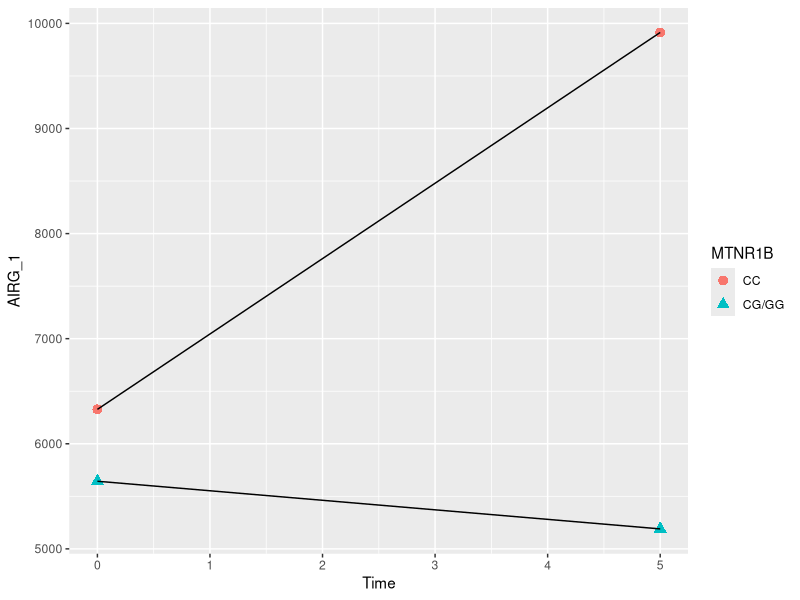
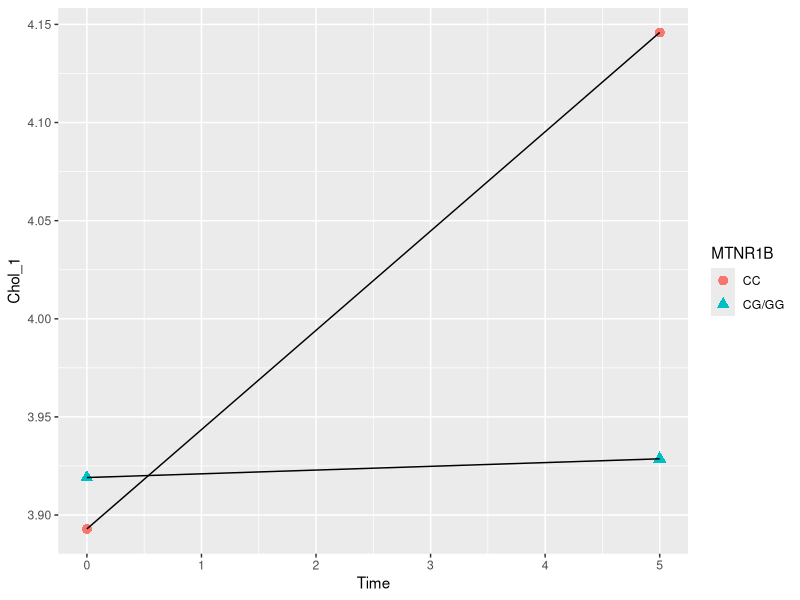
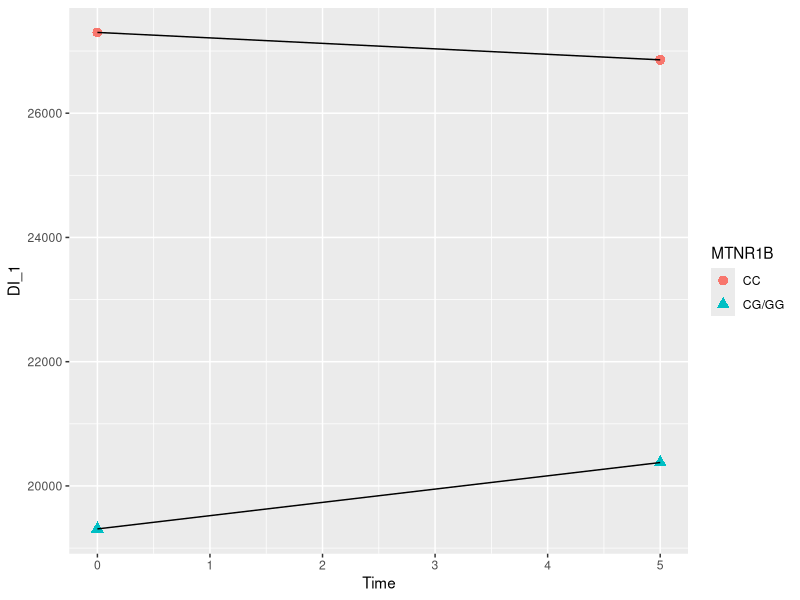
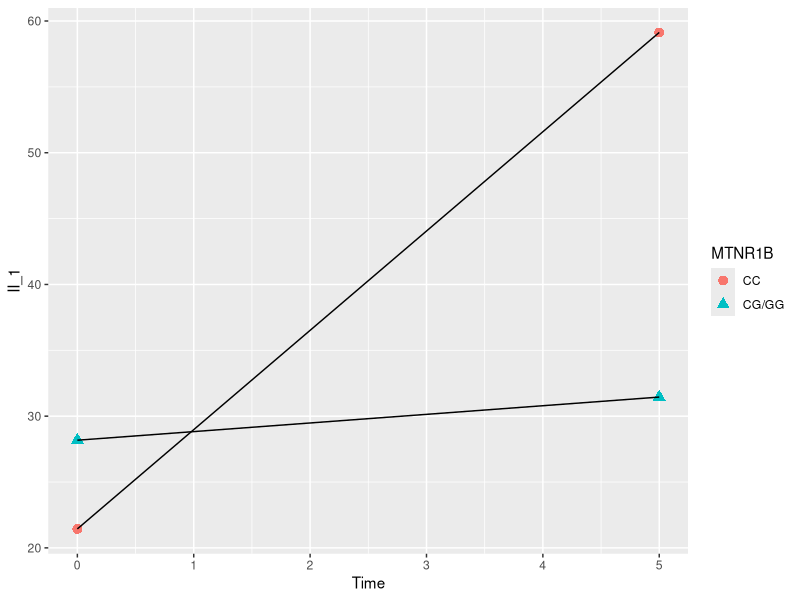
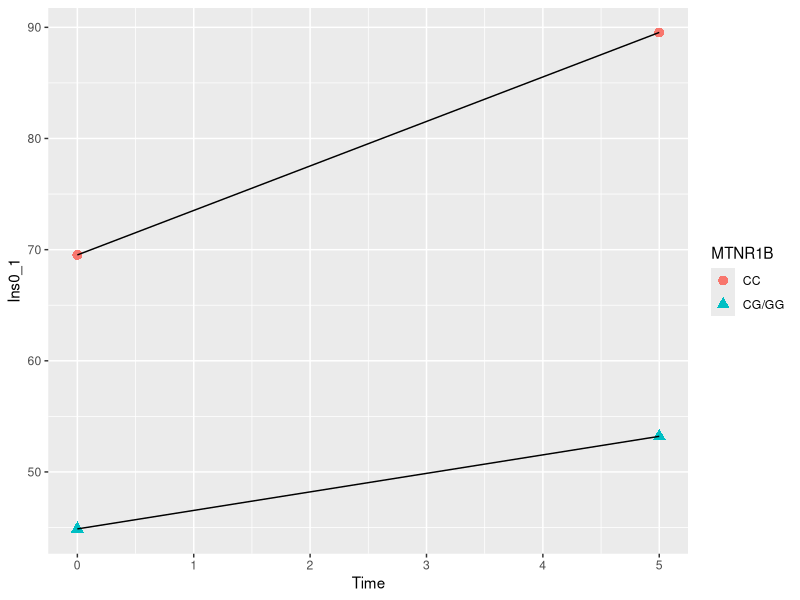
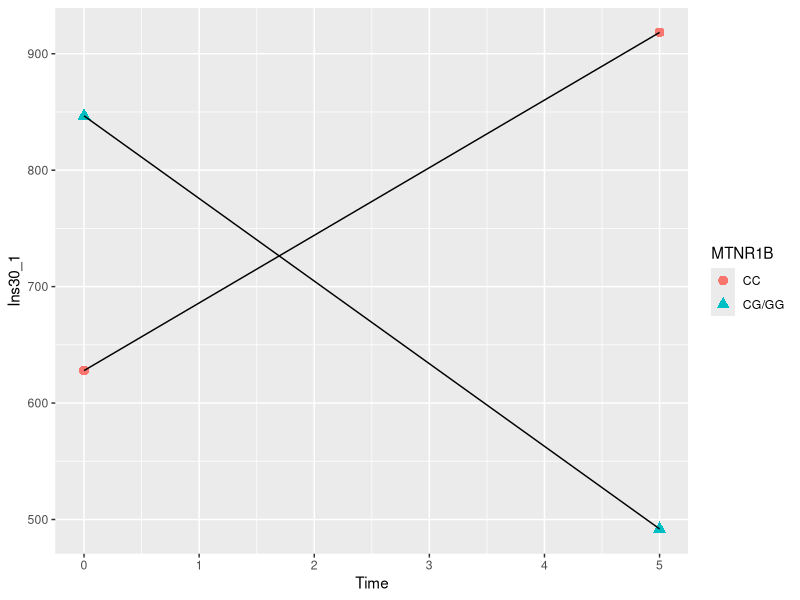
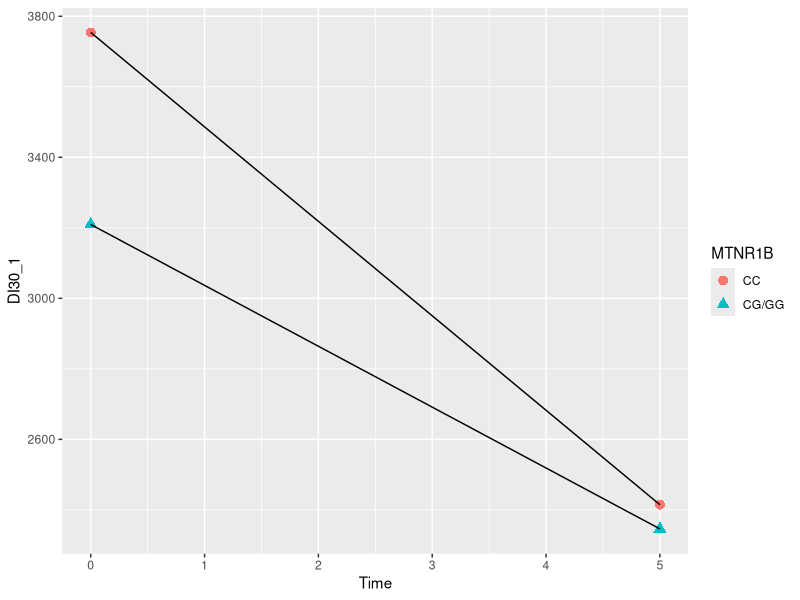
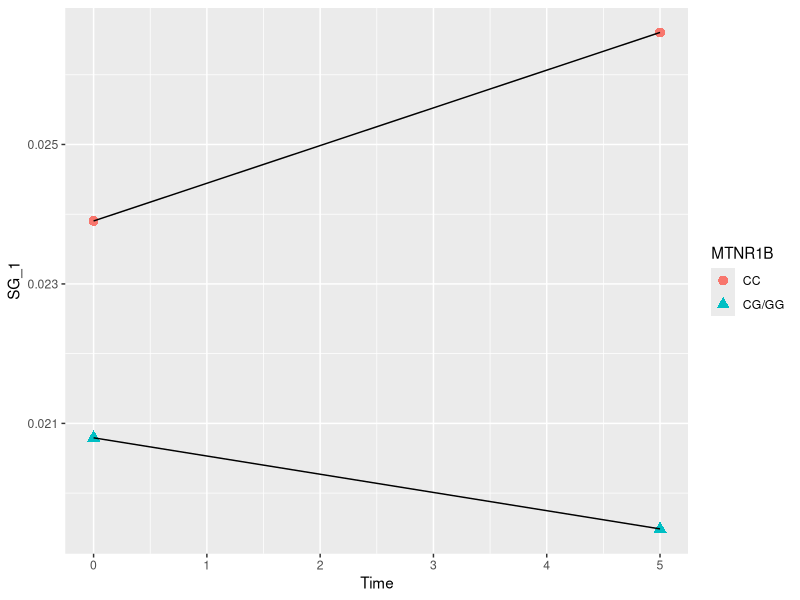

These charts were generated, in order, by the following R code:
## ---- chunk 1
library(tidyverse)
library(dplyr)
## ---- chunk 2
MM<-read.csv("MTNR1B_plot.csv")
CC<-read.csv("CDKAL1_plot.csv")
## ---- chunk 3
M_AIRG_1<-MM %>%
  ggplot(aes(Time,AIRG_1)) +
  geom_point(aes(shape = MTNR1B, color = MTNR1B), size = 3) + 
  geom_line(aes(group = MTNR1B))
## ---- chunk 4
M_Chol_1<-MM %>%
  ggplot(aes(Time,Chol_1)) +
  geom_point(aes(shape = MTNR1B, color = MTNR1B), size = 3) + 
  geom_line(aes(group = MTNR1B))
## ---- chunk 5
M_DI_1<-MM %>%
  ggplot(aes(Time,DI_1)) +
  geom_point(aes(shape = MTNR1B, color = MTNR1B), size = 3) + 
  geom_line(aes(group = MTNR1B))
## ---- chunk 6
M_II_1<-MM %>%
  ggplot(aes(Time,II_1)) +
  geom_point(aes(shape = MTNR1B, color = MTNR1B), size = 3) + 
  geom_line(aes(group = MTNR1B))
## ---- chunk 7
M_Ins0_1<-MM %>%
  ggplot(aes(Time,Ins0_1)) +
  geom_point(aes(shape = MTNR1B, color = MTNR1B), size = 3) + 
  geom_line(aes(group = MTNR1B))
## ---- chunk 8
M_Ins30_1<-MM %>%
  ggplot(aes(Time,Ins30_1)) +
  geom_point(aes(shape = MTNR1B, color = MTNR1B), size = 3) + 
  geom_line(aes(group = MTNR1B))
## ---- chunk 9
M_DI30_1<-MM %>%
  ggplot(aes(Time,DI30_1)) +
  geom_point(aes(shape = MTNR1B, color = MTNR1B), size = 3) + 
  geom_line(aes(group = MTNR1B))
## ---- chunk 10
M_SG_1<-MM %>%
  ggplot(aes(Time,SG_1)) +
  geom_point(aes(shape = MTNR1B, color = MTNR1B), size = 3) + 
  geom_line(aes(group = MTNR1B))
## ---- chunk 11
M_SI_1<-MM %>%
  ggplot(aes(Time,SI_1)) +
  geom_point(aes(shape = MTNR1B, color = MTNR1B), size = 3) + 
  geom_line(aes(group = MTNR1B))
## ---- chunk 12
M_AIRG_2<-MM %>%
  ggplot(aes(Time,AIRG_2)) +
  geom_point(aes(shape = MTNR1B, color = MTNR1B), size = 3) + 
  geom_line(aes(group = MTNR1B))
## ---- chunk 13
M_Chol_2<-MM %>%
  ggplot(aes(Time,Chol_2)) +
  geom_point(aes(shape = MTNR1B, color = MTNR1B), size = 3) + 
  geom_line(aes(group = MTNR1B))
## ---- chunk 14
M_DI_2<-MM %>%
  ggplot(aes(Time,DI_2)) +
  geom_point(aes(shape = MTNR1B, color = MTNR1B), size = 3) + 
  geom_line(aes(group = MTNR1B))
## ---- chunk 15
M_II_2<-MM %>%
  ggplot(aes(Time,II_2)) +
  geom_point(aes(shape = MTNR1B, color = MTNR1B), size = 3) + 
  geom_line(aes(group = MTNR1B))
## ---- chunk 16
M_Ins0_2<-MM %>%
  ggplot(aes(Time,Ins0_2)) +
  geom_point(aes(shape = MTNR1B, color = MTNR1B), size = 3) + 
  geom_line(aes(group = MTNR1B))
## ---- chunk 17
M_Ins30_2<-MM %>%
  ggplot(aes(Time,Ins30_2)) +
  geom_point(aes(shape = MTNR1B, color = MTNR1B), size = 3) + 
  geom_line(aes(group = MTNR1B))
## ---- chunk 18
M_DI30_2<-MM %>%
  ggplot(aes(Time,DI30_2)) +
  geom_point(aes(shape = MTNR1B, color = MTNR1B), size = 3) + 
  geom_line(aes(group = MTNR1B))
## ---- chunk 19
M_SG_2<-MM %>%
  ggplot(aes(Time,SG_2)) +
  geom_point(aes(shape = MTNR1B, color = MTNR1B), size = 3) + 
  geom_line(aes(group = MTNR1B))
## ---- chunk 20
M_SI_2<-MM %>%
  ggplot(aes(Time,SI_2)) +
  geom_point(aes(shape = MTNR1B, color = MTNR1B), size = 3) + 
  geom_line(aes(group = MTNR1B))
## ---- chunk 21
C_AIRG_1<-CC %>%
  ggplot(aes(Time,AIRG_1)) +
  geom_point(aes(shape = CDKAL1, color = CDKAL1), size = 3) + 
  geom_line(aes(group = CDKAL1))
## ---- chunk 22
C_Chol_1<-CC %>%
  ggplot(aes(Time,Chol_1)) +
  geom_point(aes(shape = CDKAL1, color = CDKAL1), size = 3) + 
  geom_line(aes(group = CDKAL1))
## ---- chunk 23
C_DI_1<-CC %>%
  ggplot(aes(Time,DI_1)) +
  geom_point(aes(shape = CDKAL1, color = CDKAL1), size = 3) + 
  geom_line(aes(group = CDKAL1))
## ---- chunk 24
C_II_1<-CC %>%
  ggplot(aes(Time,II_1)) +
  geom_point(aes(shape = CDKAL1, color = CDKAL1), size = 3) + 
  geom_line(aes(group = CDKAL1))
## ---- chunk 25
C_Ins0_1<-CC %>%
  ggplot(aes(Time,Ins0_1)) +
  geom_point(aes(shape = CDKAL1, color = CDKAL1), size = 3) + 
  geom_line(aes(group = CDKAL1))
## ---- chunk 26
C_Ins30_1<-CC %>%
  ggplot(aes(Time,Ins30_1)) +
  geom_point(aes(shape = CDKAL1, color = CDKAL1), size = 3) + 
  geom_line(aes(group = CDKAL1))
## ---- chunk 27
C_DI30_1<-CC %>%
  ggplot(aes(Time,DI30_1)) +
  geom_point(aes(shape = CDKAL1, color = CDKAL1), size = 3) + 
  geom_line(aes(group = CDKAL1))
## ---- chunk 28
C_SG_1<-CC %>%
  ggplot(aes(Time,SG_1)) +
  geom_point(aes(shape = CDKAL1, color = CDKAL1), size = 3) + 
  geom_line(aes(group = CDKAL1))
## ---- chunk 29
C_SI_1<-CC %>%
  ggplot(aes(Time,SI_1)) +
  geom_point(aes(shape = CDKAL1, color = CDKAL1), size = 3) + 
  geom_line(aes(group = CDKAL1))
## ---- chunk 30
C_AIRG_2<-CC %>%
  ggplot(aes(Time,AIRG_2)) +
  geom_point(aes(shape = CDKAL1, color = CDKAL1), size = 3) + 
  geom_line(aes(group = CDKAL1))
## ---- chunk 31
C_Chol_2<-CC %>%
  ggplot(aes(Time,Chol_2)) +
  geom_point(aes(shape = CDKAL1, color = CDKAL1), size = 3) + 
  geom_line(aes(group = CDKAL1))
## ---- chunk 32
C_DI_2<-CC %>%
  ggplot(aes(Time,DI_2)) +
  geom_point(aes(shape = CDKAL1, color = CDKAL1), size = 3) + 
  geom_line(aes(group = CDKAL1))
## ---- chunk 33
C_II_2<-CC %>%
  ggplot(aes(Time,II_2)) +
  geom_point(aes(shape = CDKAL1, color = CDKAL1), size = 3) + 
  geom_line(aes(group = CDKAL1))
## ---- chunk 34
C_Ins0_2<-CC %>%
  ggplot(aes(Time,Ins0_2)) +
  geom_point(aes(shape = CDKAL1, color = CDKAL1), size = 3) + 
  geom_line(aes(group = CDKAL1))
## ---- chunk 35
C_Ins30_2<-CC %>%
  ggplot(aes(Time,Ins30_2)) +
  geom_point(aes(shape = CDKAL1, color = CDKAL1), size = 3) + 
  geom_line(aes(group = CDKAL1))
## ---- chunk 36
C_DI30_2<-CC %>%
  ggplot(aes(Time,DI30_2)) +
  geom_point(aes(shape = CDKAL1, color = CDKAL1), size = 3) + 
  geom_line(aes(group = CDKAL1))
## ---- chunk 37
C_SG_2<-CC %>%
  ggplot(aes(Time,SG_2)) +
  geom_point(aes(shape = CDKAL1, color = CDKAL1), size = 3) + 
  geom_line(aes(group = CDKAL1))
## ---- chunk 38
C_SI_2<-CC %>%
  ggplot(aes(Time,SI_2)) +
  geom_point(aes(shape = CDKAL1, color = CDKAL1), size = 3) + 
  geom_line(aes(group = CDKAL1))
## ---- chunk 39
M_AIRG_1
M_Chol_1
M_DI_1
M_II_1
M_Ins0_1
M_Ins30_1
M_DI30_1
M_SG_1
M_SI_1

M_AIRG_2
M_Chol_2
M_DI_2
M_II_2
M_Ins0_2
M_Ins30_2
M_DI30_2
M_SG_2
M_SI_2


C_AIRG_1
C_Chol_1
C_DI_1
C_II_1
C_Ins0_1
C_Ins30_1
C_DI30_1
C_SG_1
C_SI_1

C_AIRG_2
C_Chol_2
C_DI_2
C_II_2
C_Ins0_2
C_Ins30_2
C_DI30_2
C_SG_2
C_SI_2
